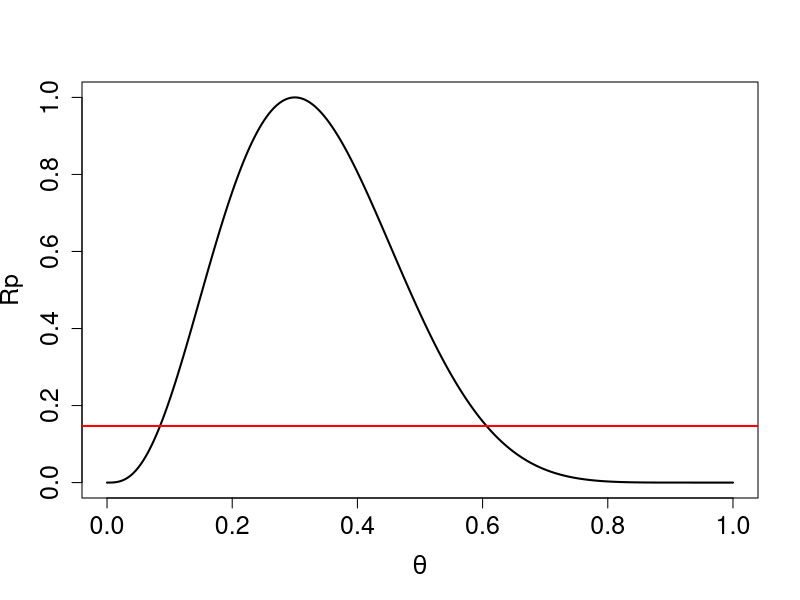
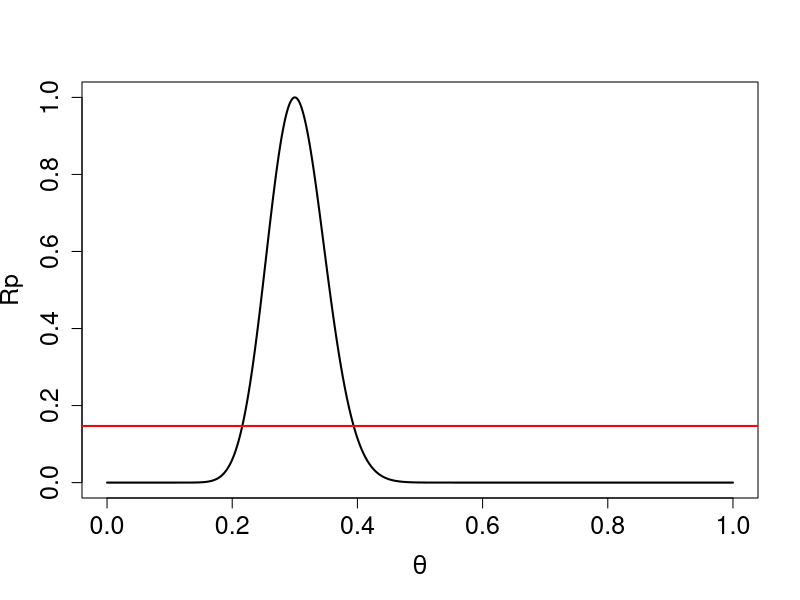
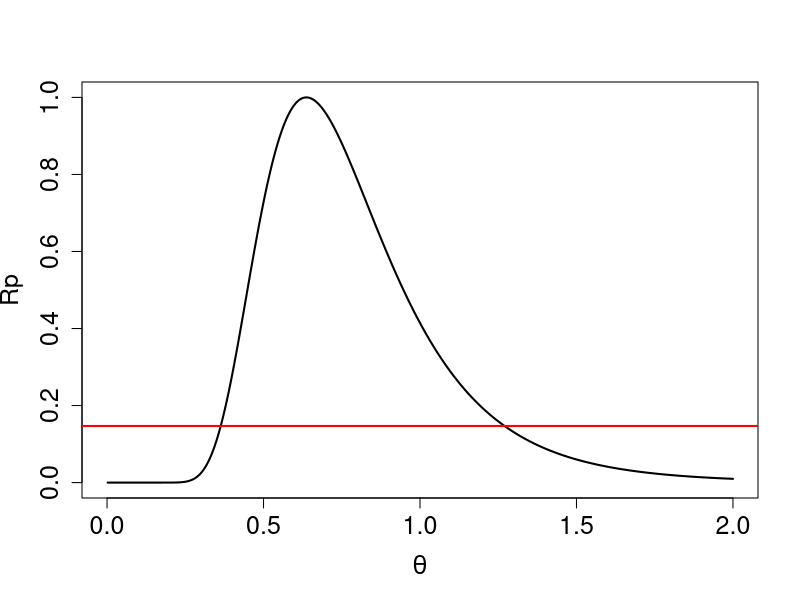
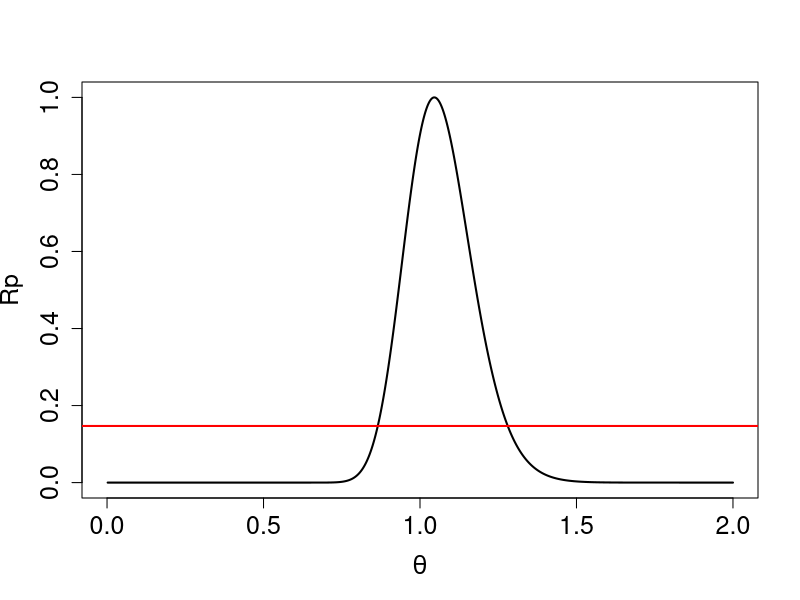

Write R code to recreate these figures, in order.
################################################################################################
# Profile likelihood: Binomial case
################################################################################################

# Example 1
rm(list = ls())

# Data
n <- 10
set.seed(4)
t <- rbinom(n = 1, size = n, prob = 0.3)
theta.hat <- t/n
theta.hat

# Profile likelihood
Rp <- Vectorize(function(theta)  theta^t*(1-theta)^(n-t)/( theta.hat^t*(1-theta.hat)^(n-t) ))

# Plot
curve(Rp,0,1, lwd = 2, xlab = expression(theta), ylab = "Rp",
      cex.axis = 1.5, cex.lab = 1.5, n = 1000)
abline(h = 0.147, col="red", lwd = 2)

# Finding the 0.147-level points
Rpl <- Vectorize(function(theta) Rp(theta)-0.147)

uniroot(Rpl, c(0.05,0.2))$root
uniroot(Rpl, c(0.5,0.8))$root


# Example 2
rm(list = ls())

# Data
n <- 100
set.seed(4)
t <- rbinom(n = 1, size = n, prob = 0.3)
theta.hat <- t/n
theta.hat

# Profile likelihood
Rp <- Vectorize(function(theta)  theta^t*(1-theta)^(n-t)/( theta.hat^t*(1-theta.hat)^(n-t) ))

# Plot
curve(Rp,0,1, lwd = 2, xlab = expression(theta), ylab = "Rp",
      cex.axis = 1.5, cex.lab = 1.5, n = 1000)
abline(h = 0.147, col="red", lwd = 2)

# Finding the 0.147-level points
Rpl <- Vectorize(function(theta) Rp(theta)-0.147)

uniroot(Rpl, c(0.15,0.3))$root
uniroot(Rpl, c(0.35,0.5))$root



################################################################################################
# Profile likelihood: Exponential case
################################################################################################

# Example 1
rm(list = ls())

# Data
set.seed(123)
x <- rexp(n = 10, rate = 1)
x.bar <- mean(x)
n <- length(x)
theta.hat <- x.bar
theta.hat

# Profile likelihood
Rp <- Vectorize(function(theta)  ( exp(-n*x.bar/theta)/theta^n )/( exp(-n*x.bar/theta.hat)/theta.hat^n )  )

# Plot
curve(Rp,0,2, lwd = 2, xlab = expression(theta), ylab = "Rp",
      cex.axis = 1.5, cex.lab = 1.5, n = 1000)
abline(h = 0.147, col="red", lwd = 2)

# Finding the 0.147-level points
Rpl <- Vectorize(function(theta) Rp(theta)-0.147)

uniroot(Rpl, c(0.2,0.5))$root
uniroot(Rpl, c(1,1.5))$root




# Example 2
rm(list = ls())

# Data
set.seed(123)
x <- rexp(n = 100, rate = 1)
x.bar <- mean(x)
n <- length(x)
theta.hat <- x.bar
theta.hat

# Profile likelihood
Rp <- Vectorize(function(theta)  ( exp(-n*x.bar/theta)/theta^n )/( exp(-n*x.bar/theta.hat)/theta.hat^n )  )

# Plot
curve(Rp,0,2, lwd = 2, xlab = expression(theta), ylab = "Rp",
      cex.axis = 1.5, cex.lab = 1.5, n = 1000)
abline(h = 0.147, col="red", lwd = 2)

# Finding the 0.147-level points
Rpl <- Vectorize(function(theta) Rp(theta)-0.147)

uniroot(Rpl, c(0.7,1))$root
uniroot(Rpl, c(1,1.5))$root
